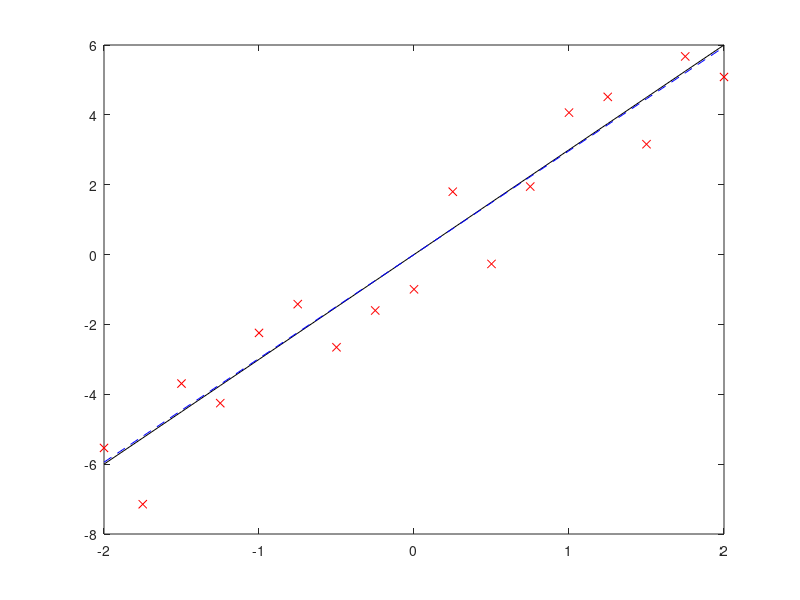

Source code (MATLAB):
x = 3;
a = [-2:.25:2]';
b = a*x + 1* randn(size(a));
plot(a,x*a,'k')
hold on, plot(a,b,'rx')
[U,S,V] = svd(a,'econ');
xtilde = V* inv(S)*U'*b;
plot(a,xtilde*a,'b--')